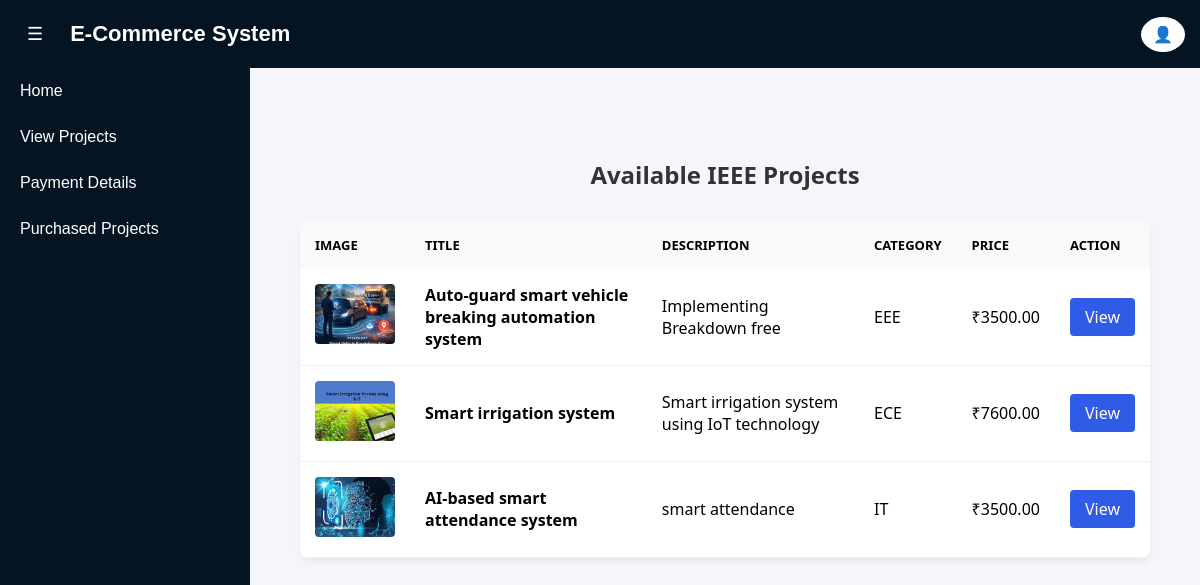
Page /projects/ (signed in) on the committed database.
### ecom_app/models.py (models this page shows, shortened)
class Project(models.Model):
    CATEGORY_CHOICES = (
        ('AI', 'Artificial Intelligence'),
        ('ML', 'Machine Learning'),
        ('DL', 'Deep Learning'),
        ('WEB', 'Web Development'),
        ('IOT', 'Internet of Things'),
        ('DATA', 'Data Science'),
    )
    title = models.CharField(max_length=255)
    description = models.TextField()
    category = models.CharField(max_length=50, choices=CATEGORY_CHOICES)
    price = models.DecimalField(max_digits=10, decimal_places=2)
    google_drive_link = models.URLField()
    project_image = models.ImageField(upload_to='project_images/')
    created_at = models.DateTimeField(auto_now_add=True)

### ecom_app/views.py (the view)
# urls.py: path('projects/', views.admin_project_list, name='admin_project_list'),
def admin_project_list(request):
    projects = Project.objects.all().order_by('-created_at')
    return render(request, 'store/admin_project_list.html', {'projects': projects})

### ecom_app/templates/store/admin_project_list.html (shortened to what this page needs)
{% extends 'store/admin_base.html' %}
{% block content %}
<div class="content-wrapper">
<h2 class="title">Available IEEE Projects</h2>
    <div class="table-container">
        <table class="project-table">
            <thead>
                <tr>
                    <th>Image</th>
                    <th>Title</th>
                    <th>Description</th>
                    <th>Category</th>
                    <th>Price</th>
                    <th>Action</th>
                </tr>
            </thead>
            <tbody>
                {% for project in projects %}
                <tr>
                    <td>
                        <img src="{{ project.project_image.url }}" class="project-img" alt="{{ project.title }}">
                    </td>
                    <td><strong>{{ project.title }}</strong></td>
                    <td>{{ project.description|truncatewords:10 }}</td>
                    <td><span class="badge">{{ project.category }}</span></td>
                    <td>₹{{ project.price }}</td>
                    <td>
                        <a href="{% url 'admin_project_detail' project.id %}" target="_blank" class="view-btn">
                            View
                        </a>
                    </td>
                </tr>
                {% endfor %}
            </tbody>
        </table>
    </div>
</div>
{% endblock %}

### ecom_app/templates/store/admin_base.html (style rules this page uses)
body { margin: 0; font-family: Arial, Helvetica, sans-serif; background: #f4f6f9; }

### ecom_app/templates/store/admin_project_list.html (style rules this page uses)
.content-wrapper { padding:30px; font-family:'Segoe UI',sans-serif; }
.title { text-align:center; margin-bottom:30px; color:#333; }
.table-container { width:100%; overflow-x:auto; background:white; border-radius:8px; box-shadow:0 4px 6px rgba(0,0,0,0.05); }
.project-table { width:100%; border-collapse:collapse; }
.project-table thead { background:#f8f9fa; }
.project-table th { padding:15px; text-align:left; font-size:13px; text-transform:uppercase; }
.project-table td { padding:15px; border-bottom:1px solid #eee; }
.project-img { width:80px; height:60px; object-fit:cover; border-radius:4px; }
.view-btn { background:#2f5be7; color:white; padding:8px 15px; border-radius:4px; text-decoration:none; }

### rows in the picture
Project: project_image (picture), title "Auto-guard smart vehicle breaking automation system", description "Implementing Breakdown free", category "EEE", price "3500.00"
Project: project_image (picture), title "Smart irrigation system", description "Smart irrigation system using IoT technology", category "ECE", price "7600.00"
Project: project_image (picture), title "AI-based smart attendance system", description "smart attendance", category "IT", price "3500.00"
